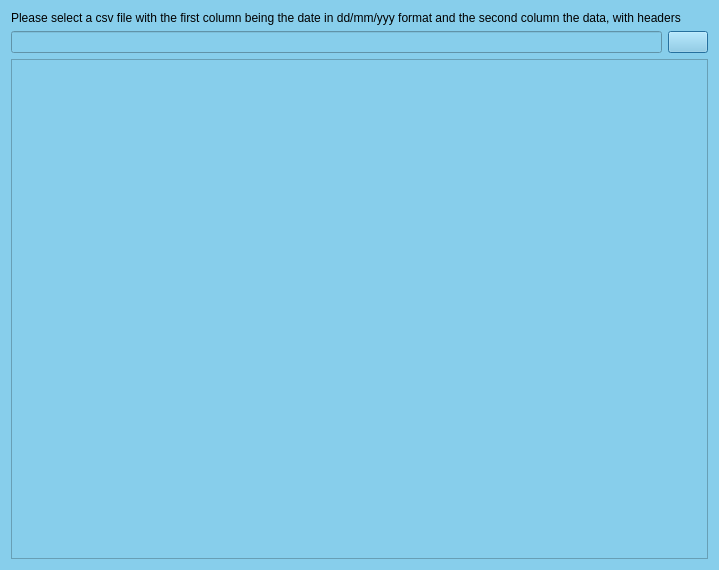
<?xml version="1.0" encoding="UTF-8"?>
<ui version="4.0">
 <class>Dialog</class>
 <widget class="QDialog" name="Dialog">
  <property name="geometry">
   <rect>
    <x>0</x>
    <y>0</y>
    <width>719</width>
    <height>555</height>
   </rect>
  </property>
  <property name="windowTitle">
   <string>Dialog</string>
  </property>
  <property name="styleSheet">
   <string notr="true">background-color: #87CEEB</string>
  </property>
  <layout class="QGridLayout" name="gridLayout">
   <item row="1" column="0">
    <layout class="QHBoxLayout" name="horizontalLayout">
     <item>
      <widget class="QLineEdit" name="lineEdit"/>
     </item>
     <item>
      <widget class="QPushButton" name="browse">
       <property name="text">
        <string/>
       </property>
      </widget>
     </item>
    </layout>
   </item>
   <item row="2" column="0">
    <widget class="QFrame" name="frame">
     <property name="minimumSize">
      <size>
       <width>0</width>
       <height>500</height>
      </size>
     </property>
     <property name="frameShape">
      <enum>QFrame::StyledPanel</enum>
     </property>
     <property name="frameShadow">
      <enum>QFrame::Raised</enum>
     </property>
    </widget>
   </item>
   <item row="3" column="0">
    <spacer name="verticalSpacer">
     <property name="orientation">
      <enum>Qt::Vertical</enum>
     </property>
     <property name="sizeHint" stdset="0">
      <size>
       <width>20</width>
       <height>40</height>
      </size>
     </property>
    </spacer>
   </item>
   <item row="0" column="0">
    <widget class="QLabel" name="label">
     <property name="text">
      <string>Please select a csv file with the first column being the date in dd/mm/yyy format and the second column the data, with headers</string>
     </property>
    </widget>
   </item>
  </layout>
 </widget>
 <resources/>
 <connections/>
</ui>
